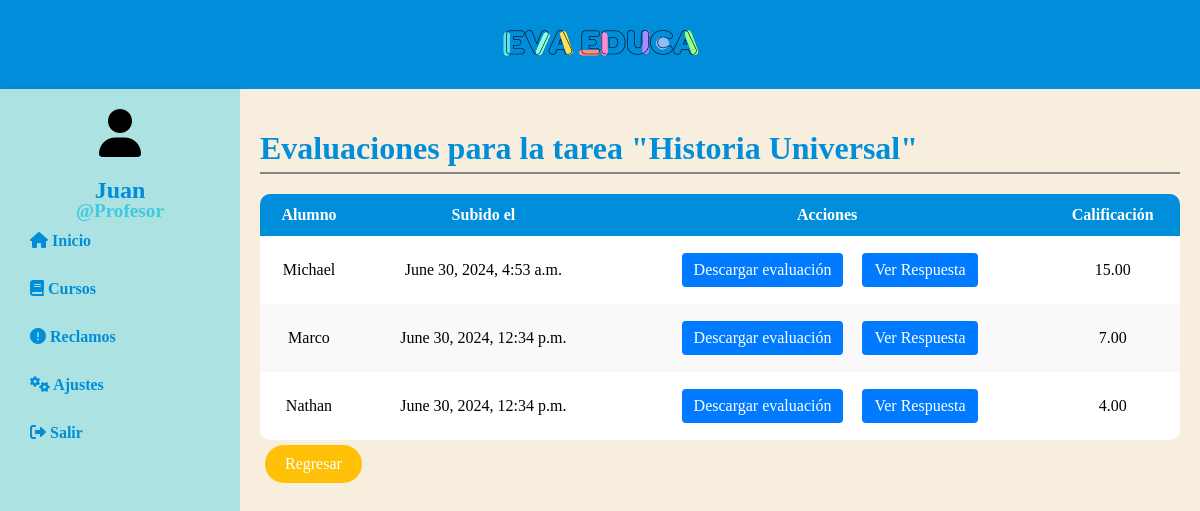
The page /profesor/tarea/7/evaluaciones/ (signed in) on the database its author committed.
### profesor/models.py (models this page shows, shortened)
class profesor(models.Model):
    nombre = models.CharField(max_length=100)
    correo = models.EmailField(unique=True)
    usuario = models.CharField(max_length=50, unique=True)
    contrasena = models.CharField(max_length=100)
    id_inst_ed = models.ForeignKey(institucion, on_delete=models.CASCADE)

### administrador/models.py (models this page shows)
class tareas(models.Model):
    id_curso = models.ForeignKey(curso, on_delete=models.CASCADE)
    tema = models.CharField(max_length=100)
    descripcion = models.TextField()
    rubrica = models.FileField(upload_to='rubricas/')
    archivo = models.FileField(upload_to='archivos/')

### alumno/models.py (models this page shows)
class evaluacion(models.Model):
    file = models.FileField(upload_to='uploads/')
    uploaded_at = models.DateTimeField(auto_now_add=True)
    id_curso = models.ForeignKey(curso, on_delete=models.CASCADE)
    id_alumno = models.ForeignKey(alumno, on_delete=models.CASCADE)
    id_tarea = models.ForeignKey(tareas, on_delete=models.CASCADE, null=True)
    nota = models.DecimalField(max_digits=4, decimal_places=2, null=True, blank=True)
    respuesta = models.TextField(null=True, blank=True)

class alumno(models.Model):
    nombre = models.CharField(max_length=100)
    correo = models.EmailField(unique=True)
    usuario = models.CharField(max_length=50)
    contrasena = models.CharField(max_length=100)
    id_curso = models.ManyToManyField(curso, through='AlumnoCurso')
    id_inst_ed = models.ForeignKey(institucion, on_delete=models.CASCADE)

### profesor/decorators.py (the view)
    def wrapper(request, *args, **kwargs):
        if 'profesor_id' not in request.session:
            return redirect('login_p')
        return view_func(request, *args, **kwargs)

### profesor/context_processors.py (called while the page is built)
def profesor_context(request):
    profesor_id = request.session.get('profesor_id')
    if profesor_id:
        profesor_obj = profesor.objects.get(id=profesor_id)
        return {'profesor_logueado': profesor_obj}
    return {}

### profesor/views.py (called while the page is built)
@profesor_login_required
def visualizar_evaluaciones(request, tarea_id):
    tarea_obj = get_object_or_404(tareas, id=tarea_id)
    evaluaciones = evaluacion.objects.filter(id_tarea=tarea_obj)
    hay_evaluaciones_pendientes = evaluaciones.filter(nota__isnull=True).exists()
    return render(request, 'visualizar_evaluaciones.html', {'tarea': tarea_obj, 'evaluaciones': evaluaciones, 'hay_evaluaciones_pendientes': hay_evaluaciones_pendientes})

### profesor/templates/visualizar_evaluaciones.html (shortened to what this page needs)
{% extends 'layouts/base_p.html' %}
{% block content %}
    <h1 class="titulo-cursos">Evaluaciones para la tarea "{{ tarea.tema }}"</h1>
    <table class="table">
        <thead>
            <tr>
                <th>Alumno</th>
                <th>Subido el</th>
                <th>Acciones</th>
                <th>Calificación</th>
            </tr>
        </thead>
        <tbody>
            {% for evaluacion in evaluaciones %}
                <tr>
                    <td>{{ evaluacion.id_alumno.nombre }}</td>
                    <td>{{ evaluacion.uploaded_at }}</td>
                    <td>
                        <a href="{{ evaluacion.file.url }}" download class="btn btn-primary">Descargar evaluación</a>
                        {% if not evaluacion.nota %}
                            <a href="{% url 'evaluar_tarea' tarea.id %}" class="btn btn-primary">Evaluar tarea IA</a>
                            <a href="{% url 'evaluar_manualmente' evaluacion.id %}" class="btn btn-warning">Evaluar tarea manual</a>
                        {% else %}
                            <a href="{% url 'ver_respuesta' evaluacion.id %}" class="btn btn-secondary">Ver Respuesta</a>
                        {% endif %}
                    </td>
                    <td>{{ evaluacion.nota }}</td>
                </tr>
            {% empty %}
                <tr>
                    <td colspan="4">No hay evaluaciones para esta tarea.</td>
                </tr>
            {% endfor %}
        </tbody>
    </table>
    <a href="{% url 'tareas_curso' tarea.id_curso.id %}" class="btn btn-yellow">Regresar</a>
{% endblock %}

### profesor/templates/layouts/base_p.html (shortened to what this page needs)
{% load static %}
<!DOCTYPE html>
<html lang="en">
<head>
    <link rel="stylesheet" href="{% static 'styles/main.css' %}">
    <link rel="stylesheet" href="{% static 'styles/cursos.css' %}">
    <link rel="stylesheet" href="{% static 'styles/tarea.css' %}">
    <link rel="stylesheet" href="{% static 'styles/crear_tarea.css' %}">
    <link rel="stylesheet" href="{% static 'styles/resetear.css' %}">
    <link rel="stylesheet" href="https://cdnjs.cloudflare.com/ajax/libs/font-awesome/6.0.0-beta3/css/all.min.css">
</head>
<body>
    <div class="header">
        <img src="{% static 'images/logo.png' %}" alt="EvaEduca Logo">
    </div>
    <div class="container">
        <nav class="navbar">
            {% if profesor_logueado %}
                <div class="navbar-profesor-info">
                    <i class="fas fa-user"></i>
                    <h1 class="navbar-welcome1">{{ profesor_logueado.nombre }}</h1>
                    <h1 class="navbar-welcome">@Profesor</h1>
                </div>
            {% endif %}
            <ul>
                <li>
                    <a href="{% url 'profesor_inicio' %}">
                        <i class="fas fa-home"></i> Inicio
                    </a>
                </li>
                <li>
                    <a href="{% url 'cursos' %}">
                        <i class="fas fa-book"></i> Cursos
                    </a>
                </li>
                <li>
                    <a href="{% url 'lista_reclamos' %}">
                        <i class="fas fa-exclamation-circle"></i> Reclamos
                    </a>
                </li>
                <li>
                    <a href="{% url 'reset' %}">
                        <i class="fas fa-cogs"></i> Ajustes
                    </a>
                </li>
                <li>
                    <a href="{% url 'logout_p' %}">
                        <i class="fas fa-right-from-bracket"></i> Salir
                    </a>
                </li>
            </ul>
        </nav>
        <main class="content">
            {% block content %}
            {% endblock %}
        </main>
    </div>
</body>
</html>

### profesor/static/styles/main.css (style rules this page uses)
body, html { margin: 0; padding: 0; height: 100%; }
.container { display: flex; min-height: 100vh; }
.header { background-color: #008EDA; color: white; padding: 20px 0; text-align: center; width: 100%; box-shadow: 0 2px 5px rgba(0, 0, 0, 0.2); }
.navbar { width: 200px; background-color: #ACE2E2; padding: 20px; box-shadow: 2px 0 5px rgba(0,0,0,0.1); height: 100vh; }
.content { flex-grow: 1; padding: 20px; background-color: #F7EEDD; }
.navbar ul { list-style-type: none; padding: 0; }
.navbar li { margin-bottom: 10px; }
.navbar a { text-decoration: none; color: #008EDA; font-weight: bold; display: block; padding: 10px; border-radius: 4px; }
.content { flex-grow: 1; padding: 20px; }
.navbar-profesor-info { display: flex; flex-direction: column; align-items: center; margin-bottom: 20px; }
.navbar-profesor-info .fas { font-size: 3em; margin-bottom: 0px; }
.navbar-welcome1 { font-size: 1.5em; color: #008EDA; margin-bottom: -20px; }
.navbar-welcome { font-size: 1.2em; color: #41C9E1; margin-bottom: -20px; }

### profesor/static/styles/cursos.css (style rules this page uses)
.table { width: 100%; border-spacing: 0; margin-top: 20px; border-collapse: separate; border-radius: 10px; overflow: hidden; }
.table th, .table td { border: none; padding: 12px 8px; text-align: center; vertical-align: middle; }
.table th { background-color: #008EDA; color: #FFFFFF; font-weight: bold; }
.table tbody tr { background-color: #fff; }
.table tbody tr:nth-child(even) { background-color: #f9f9f9; }
.table td a { text-decoration: none; color: #fff; background-color: #007bff; padding: 8px 12px; border-radius: 4px; display: inline-block; }
.titulo-cursos { color: #008EDA; border-bottom: 2px solid #868585; padding-bottom: 5px; margin-bottom: 10px; }

### profesor/static/styles/tarea.css (style rules this page uses)
.btn { display: inline-block; text-decoration: none; color: #fff; padding: 10px 20px; border-radius: 20px; font-size: 16px; margin: 5px; outline: none; }
.btn-yellow { background-color: #ffc107; }

### profesor/static/styles/crear_tarea.css (style rules this page uses)
.btn { margin-right: 10px; }
.btn-secondary { margin-right: 0; }

### rows shown on the page
profesor: nombre "Juan"
tareas: tema "Historia Universal"
evaluacion: id_alumno.nombre "Michael", uploaded_at "June 30, 2024, 4:53 a.m.", shows "Ver Respuesta", nota "15.00"
evaluacion: id_alumno.nombre "Marco", uploaded_at "June 30, 2024, 12:34 p.m.", shows "Ver Respuesta", nota "7.00"
evaluacion: id_alumno.nombre "Nathan", uploaded_at "June 30, 2024, 12:34 p.m.", shows "Ver Respuesta", nota "4.00"
